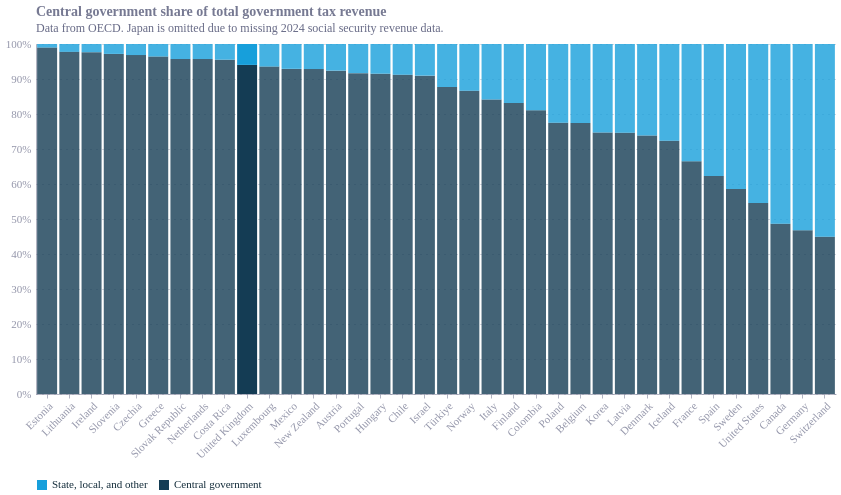

Notebook cell for this chart:
### Code cell
chart3

### Figure 1 — Vega-Lite specification as saved in the notebook (floating-point values rounded to 4 significant figures)
{"config": {"font": "Circular Std", "text": {"color": "#676A86", "align": "left", "baseline": "middle", "dx": 7, "dy": 0, "fontSize": 11}, "view": {"stroke": null, "continuousWidth": 400, "continuousHeight": 300, "discreteWidth": 400, "discreteHeight": 300}, "range": {"category": ["#36B7B4", "#E6224B", "#F4C245", "#0063AF", "#00A767", "#179FDB", "#EB5C2E"], "diverging": ["#E6224B", "#E54753", "#C9C9C9", "#179FDB", "#122B39"], "heatmap": ["#C9C9C9", "#179FDB", "#0063AF", "#122B39"], "ordinal": ["#00A767", "#36B7B4", "#179FDB", "#0063AF", "#243B5A"]}, "bar": {"color": "#179fdb"}, "line": {"color": "#e6224b"}, "rule": {"color": "#676A86"}, "area": {"opacity": 0.3}, "point": {"filled": true, "size": 80, "color": "#e6224b", "opacity": 0.95}, "geoshape": {"stroke": "white", "strokeWidth": 0.3}, "rect": {"fill": "#d6d4d4", "opacity": 0.3}, "axis": {"labelColor": "#676A86", "labelFontSize": 11, "labelFont": "Circular Std", "labelOpacity": 0.7, "tickColor": "#676A86", "tickOpacity": 0.5, "domainColor": "#676A86", "domainOpacity": 0.5, "gridColor": "#676A86", "gridDash": [2, 2], "gridOpacity": 0.5, "title": null, "titleColor": "#676A86", "titleOpacity": 0.8, "tickSize": 4}, "axisXDiscrete": {"grid": false, "labelAngle": 0, "tickCount": 10, "tickOpacity": 0.5, "title": null}, "axisYDiscrete": {"ticks": false, "labelPadding": 5}, "axisXTemporal": {"grid": false, "ticks": true}, "axisXQuantitative": {"grid": true}, "axisYQuantitative": {"gridColor": "#676A86", "gridDash": [1, 5], "gridOpacity": 0.5, "ticks": false, "labelPadding": 5, "tickCount": 8, "titleAngle": 0, "titleAlign": "left", "titleBaseline": "bottom", "titleX": 0, "titleY": -5}, "title": {"color": "#676A86E6", "subtitleColor": "#676A86", "font": "Circular Std", "subtitleFont": "Circular Std", "anchor": "start", "fontSize": 14, "subtitleFontSize": 12, "subtitlePadding": 4, "offset": 0, "frame": "group"}, "legend": {"titleColor": "#122b39", "title": null, "labelColor": "#122b39", "labelFontSize": 11}}, "data": {"name": "data-5b305f219a4d3c3604e80f7962252959"}, "mark": {"type": "bar"}, "encoding": {"color": {"field": "share_type", "legend": {"direction": "horizontal", "labelLimit": 200, "orient": "bottom", "symbolSize": 100, "symbolType": "square"}, "scale": {"domain": ["State, local, and other", "Central government"], "range": ["#179fdb", "#143c54"]}, "title": null, "type": "nominal"}, "opacity": {"condition": {"test": "(datum.REF_AREA === 'GBR')", "value": 1}, "value": 0.8}, "tooltip": [{"field": "Reference area", "title": "Country", "type": "nominal"}, {"field": "share_type", "title": "Component", "type": "nominal"}, {"field": "share", "format": ".1%", "title": "Share", "type": "quantitative"}], "x": {"axis": {"labelAngle": -45}, "field": "Reference area", "sort": {"field": "central_to_overallno_SS_ratio", "order": "descending"}, "type": "nominal"}, "y": {"axis": {"format": "%", "title": null}, "field": "share", "stack": "normalize", "type": "quantitative"}}, "height": 350, "title": {"text": "Central government share of total government tax revenue", "anchor": "start", "subtitle": "Data from OECD. Japan is omitted due to missing 2024 social security revenue data.", "subtitleFontSize": 12}, "width": 800, "$schema": "https://vega.github.io/schema/vega-lite/v6.4.1.json", "datasets": {"data-5b305f219a4d3c3604e80f7962252959": [{"REF_AREA": "AUT", "Reference area": "Austria", "central_to_overallno_SS_ratio": 0.9239, "share_type": "Central government", "share": 0.9239}, {"REF_AREA": "BEL", "Reference area": "Belgium", "central_to_overallno_SS_ratio": 0.7745, "share_type": "Central government", "share": 0.7745}, {"REF_AREA": "CAN", "Reference area": "Canada", "central_to_overallno_SS_ratio": 0.4868, "share_type": "Central government", "share": 0.4868}, {"REF_AREA": "CHE", "Reference area": "Switzerland", "central_to_overallno_SS_ratio": 0.4491, "share_type": "Central government", "share": 0.4491}, {"REF_AREA": "CHL", "Reference area": "Chile", "central_to_overallno_SS_ratio": 0.9121, "share_type": "Central government", "share": 0.9121}, {"REF_AREA": "COL", "Reference area": "Colombia", "central_to_overallno_SS_ratio": 0.8108, "share_type": "Central government", "share": 0.8108}, {"REF_AREA": "CRI", "Reference area": "Costa Rica", "central_to_overallno_SS_ratio": 0.9552, "share_type": "Central government", "share": 0.9552}, {"REF_AREA": "CZE", "Reference area": "Czechia", "central_to_overallno_SS_ratio": 0.9683, "share_type": "Central government", "share": 0.9683}, {"REF_AREA": "DEU", "Reference area": "Germany", "central_to_overallno_SS_ratio": 0.4679, "share_type": "Central government", "share": 0.4679}, {"REF_AREA": "DNK", "Reference area": "Denmark", "central_to_overallno_SS_ratio": 0.7387, "share_type": "Central government", "share": 0.7387}, {"REF_AREA": "ESP", "Reference area": "Spain", "central_to_overallno_SS_ratio": 0.623, "share_type": "Central government", "share": 0.623}, {"REF_AREA": "EST", "Reference area": "Estonia", "central_to_overallno_SS_ratio": 0.9899, "share_type": "Central government", "share": 0.9899}, {"REF_AREA": "FIN", "Reference area": "Finland", "central_to_overallno_SS_ratio": 0.8316, "share_type": "Central government", "share": 0.8316}, {"REF_AREA": "FRA", "Reference area": "France", "central_to_overallno_SS_ratio": 0.6649, "share_type": "Central government", "share": 0.6649}, {"REF_AREA": "GBR", "Reference area": "United Kingdom", "central_to_overallno_SS_ratio": 0.9402, "share_type": "Central government", "share": 0.9402}, {"REF_AREA": "GRC", "Reference area": "Greece", "central_to_overallno_SS_ratio": 0.9643, "share_type": "Central government", "share": 0.9643}, {"REF_AREA": "HUN", "Reference area": "Hungary", "central_to_overallno_SS_ratio": 0.9152, "share_type": "Central government", "share": 0.9152}, {"REF_AREA": "IRL", "Reference area": "Ireland", "central_to_overallno_SS_ratio": 0.9766, "share_type": "Central government", "share": 0.9766}, {"REF_AREA": "ISL", "Reference area": "Iceland", "central_to_overallno_SS_ratio": 0.7232, "share_type": "Central government", "share": 0.7232}, {"REF_AREA": "ISR", "Reference area": "Israel", "central_to_overallno_SS_ratio": 0.9096, "share_type": "Central government", "share": 0.9096}, {"REF_AREA": "ITA", "Reference area": "Italy", "central_to_overallno_SS_ratio": 0.8416, "share_type": "Central government", "share": 0.8416}, {"REF_AREA": "KOR", "Reference area": "Korea", "central_to_overallno_SS_ratio": 0.7468, "share_type": "Central government", "share": 0.7468}, {"REF_AREA": "LTU", "Reference area": "Lithuania", "central_to_overallno_SS_ratio": 0.9776, "share_type": "Central government", "share": 0.9776}, {"REF_AREA": "LUX", "Reference area": "Luxembourg", "central_to_overallno_SS_ratio": 0.9356, "share_type": "Central government", "share": 0.9356}, {"REF_AREA": "LVA", "Reference area": "Latvia", "central_to_overallno_SS_ratio": 0.7464, "share_type": "Central government", "share": 0.7464}, {"REF_AREA": "MEX", "Reference area": "Mexico", "central_to_overallno_SS_ratio": 0.9289, "share_type": "Central government", "share": 0.9289}, {"REF_AREA": "NLD", "Reference area": "Netherlands", "central_to_overallno_SS_ratio": 0.957, "share_type": "Central government", "share": 0.957}, {"REF_AREA": "NOR", "Reference area": "Norway", "central_to_overallno_SS_ratio": 0.8665, "share_type": "Central government", "share": 0.8665}, {"REF_AREA": "NZL", "Reference area": "New Zealand", "central_to_overallno_SS_ratio": 0.9284, "share_type": "Central government", "share": 0.9284}, {"REF_AREA": "POL", "Reference area": "Poland", "central_to_overallno_SS_ratio": 0.7747, "share_type": "Central government", "share": 0.7747}, {"REF_AREA": "PRT", "Reference area": "Portugal", "central_to_overallno_SS_ratio": 0.9168, "share_type": "Central government", "share": 0.9168}, {"REF_AREA": "SVK", "Reference area": "Slovak Republic", "central_to_overallno_SS_ratio": 0.957, "share_type": "Central government", "share": 0.957}, {"REF_AREA": "SVN", "Reference area": "Slovenia", "central_to_overallno_SS_ratio": 0.9717, "share_type": "Central government", "share": 0.9717}, {"REF_AREA": "SWE", "Reference area": "Sweden", "central_to_overallno_SS_ratio": 0.5857, "share_type": "Central government", "share": 0.5857}, {"REF_AREA": "TUR", "Reference area": "Türkiye", "central_to_overallno_SS_ratio": 0.8769, "share_type": "Central government", "share": 0.8769}, {"REF_AREA": "USA", "Reference area": "United States", "central_to_overallno_SS_ratio": 0.546, "share_type": "Central government", "share": 0.546}, {"REF_AREA": "AUT", "Reference area": "Austria", "central_to_overallno_SS_ratio": 0.9239, "share_type": "State, local, and other", "share": 0.07612}, {"REF_AREA": "BEL", "Reference area": "Belgium", "central_to_overallno_SS_ratio": 0.7745, "share_type": "State, local, and other", "share": 0.2255}, {"REF_AREA": "CAN", "Reference area": "Canada", "central_to_overallno_SS_ratio": 0.4868, "share_type": "State, local, and other", "share": 0.5132}, {"REF_AREA": "CHE", "Reference area": "Switzerland", "central_to_overallno_SS_ratio": 0.4491, "share_type": "State, local, and other", "share": 0.5509}, {"REF_AREA": "CHL", "Reference area": "Chile", "central_to_overallno_SS_ratio": 0.9121, "share_type": "State, local, and other", "share": 0.08786}, {"REF_AREA": "COL", "Reference area": "Colombia", "central_to_overallno_SS_ratio": 0.8108, "share_type": "State, local, and other", "share": 0.1892}, {"REF_AREA": "CRI", "Reference area": "Costa Rica", "central_to_overallno_SS_ratio": 0.9552, "share_type": "State, local, and other", "share": 0.04482}, {"REF_AREA": "CZE", "Reference area": "Czechia", "central_to_overallno_SS_ratio": 0.9683, "share_type": "State, local, and other", "share": 0.03168}, {"REF_AREA": "DEU", "Reference area": "Germany", "central_to_overallno_SS_ratio": 0.4679, "share_type": "State, local, and other", "share": 0.5321}, {"REF_AREA": "DNK", "Reference area": "Denmark", "central_to_overallno_SS_ratio": 0.7387, "share_type": "State, local, and other", "share": 0.2613}, {"REF_AREA": "ESP", "Reference area": "Spain", "central_to_overallno_SS_ratio": 0.623, "share_type": "State, local, and other", "share": 0.377}, {"REF_AREA": "EST", "Reference area": "Estonia", "central_to_overallno_SS_ratio": 0.9899, "share_type": "State, local, and other", "share": 0.01011}, {"REF_AREA": "FIN", "Reference area": "Finland", "central_to_overallno_SS_ratio": 0.8316, "share_type": "State, local, and other", "share": 0.1684}, {"REF_AREA": "FRA", "Reference area": "France", "central_to_overallno_SS_ratio": 0.6649, "share_type": "State, local, and other", "share": 0.3351}, {"REF_AREA": "GBR", "Reference area": "United Kingdom", "central_to_overallno_SS_ratio": 0.9402, "share_type": "State, local, and other", "share": 0.05977}, {"REF_AREA": "GRC", "Reference area": "Greece", "central_to_overallno_SS_ratio": 0.9643, "share_type": "State, local, and other", "share": 0.0357}, {"REF_AREA": "HUN", "Reference area": "Hungary", "central_to_overallno_SS_ratio": 0.9152, "share_type": "State, local, and other", "share": 0.08483}, {"REF_AREA": "IRL", "Reference area": "Ireland", "central_to_overallno_SS_ratio": 0.9766, "share_type": "State, local, and other", "share": 0.0234}, {"REF_AREA": "ISL", "Reference area": "Iceland", "central_to_overallno_SS_ratio": 0.7232, "share_type": "State, local, and other", "share": 0.2768}, {"REF_AREA": "ISR", "Reference area": "Israel", "central_to_overallno_SS_ratio": 0.9096, "share_type": "State, local, and other", "share": 0.09039}, {"REF_AREA": "ITA", "Reference area": "Italy", "central_to_overallno_SS_ratio": 0.8416, "share_type": "State, local, and other", "share": 0.1584}, {"REF_AREA": "KOR", "Reference area": "Korea", "central_to_overallno_SS_ratio": 0.7468, "share_type": "State, local, and other", "share": 0.2532}, {"REF_AREA": "LTU", "Reference area": "Lithuania", "central_to_overallno_SS_ratio": 0.9776, "share_type": "State, local, and other", "share": 0.02241}, {"REF_AREA": "LUX", "Reference area": "Luxembourg", "central_to_overallno_SS_ratio": 0.9356, "share_type": "State, local, and other", "share": 0.0644}, {"REF_AREA": "LVA", "Reference area": "Latvia", "central_to_overallno_SS_ratio": 0.7464, "share_type": "State, local, and other", "share": 0.2536}, {"REF_AREA": "MEX", "Reference area": "Mexico", "central_to_overallno_SS_ratio": 0.9289, "share_type": "State, local, and other", "share": 0.07107}, {"REF_AREA": "NLD", "Reference area": "Netherlands", "central_to_overallno_SS_ratio": 0.957, "share_type": "State, local, and other", "share": 0.04299}, {"REF_AREA": "NOR", "Reference area": "Norway", "central_to_overallno_SS_ratio": 0.8665, "share_type": "State, local, and other", "share": 0.1335}, {"REF_AREA": "NZL", "Reference area": "New Zealand", "central_to_overallno_SS_ratio": 0.9284, "share_type": "State, local, and other", "share": 0.07162}, {"REF_AREA": "POL", "Reference area": "Poland", "central_to_overallno_SS_ratio": 0.7747, "share_type": "State, local, and other", "share": 0.2253}, {"REF_AREA": "PRT", "Reference area": "Portugal", "central_to_overallno_SS_ratio": 0.9168, "share_type": "State, local, and other", "share": 0.08325}, {"REF_AREA": "SVK", "Reference area": "Slovak Republic", "central_to_overallno_SS_ratio": 0.957, "share_type": "State, local, and other", "share": 0.04295}, {"REF_AREA": "SVN", "Reference area": "Slovenia", "central_to_overallno_SS_ratio": 0.9717, "share_type": "State, local, and other", "share": 0.02834}, {"REF_AREA": "SWE", "Reference area": "Sweden", "central_to_overallno_SS_ratio": 0.5857, "share_type": "State, local, and other", "share": 0.4143}, {"REF_AREA": "TUR", "Reference area": "Türkiye", "central_to_overallno_SS_ratio": 0.8769, "share_type": "State, local, and other", "share": 0.1231}, {"REF_AREA": "USA", "Reference area": "United States", "central_to_overallno_SS_ratio": 0.546, "share_type": "State, local, and other", "share": 0.454}]}}
